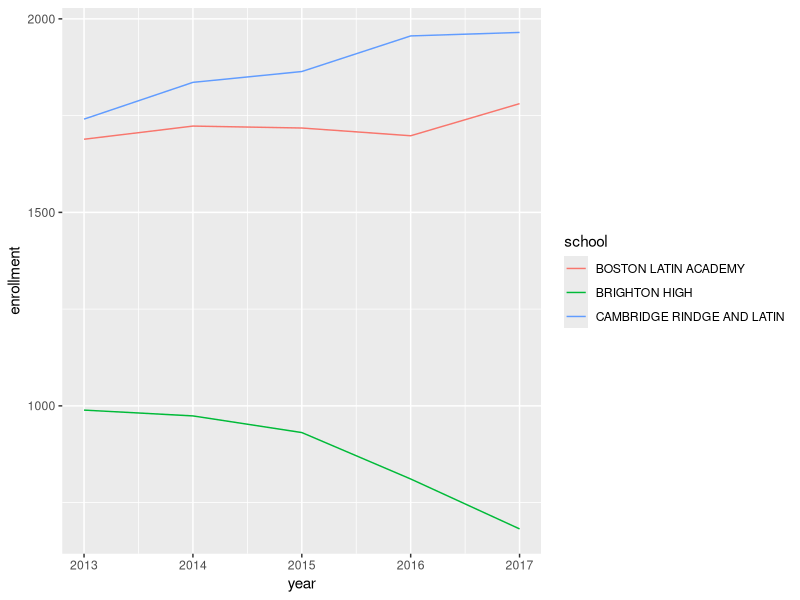
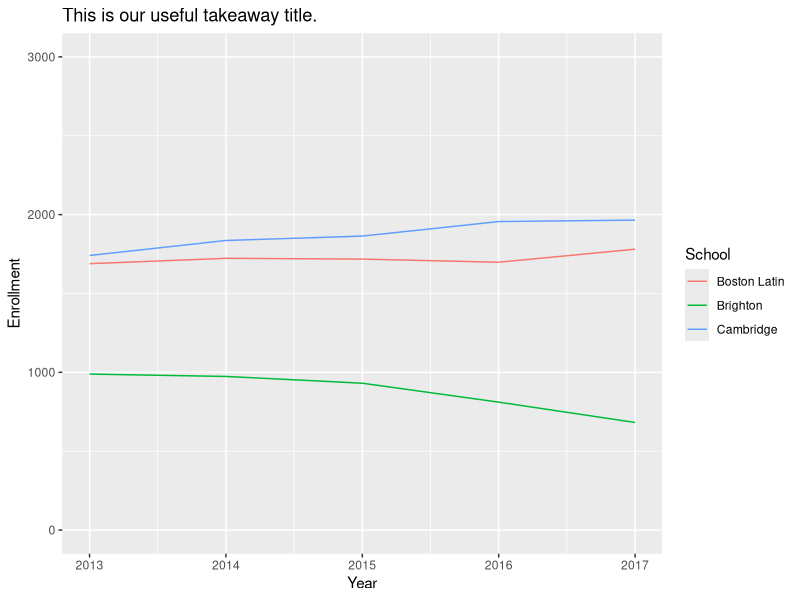
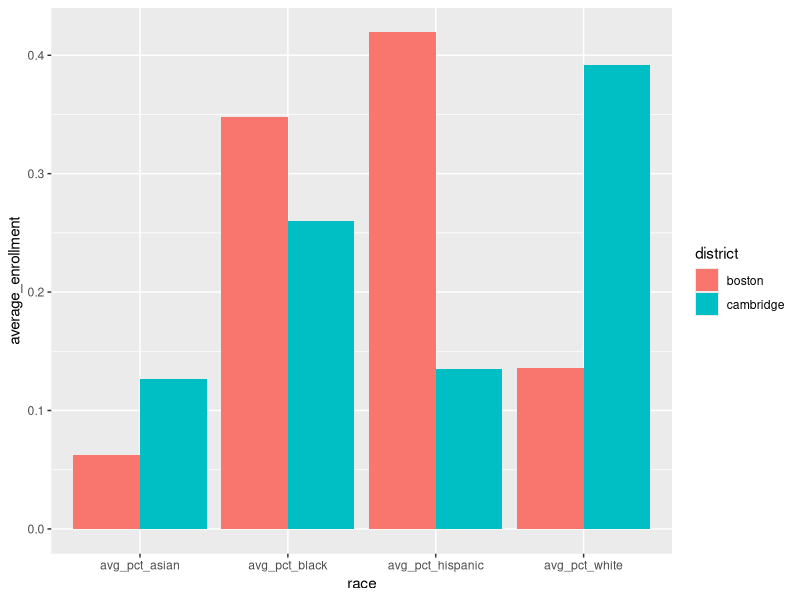
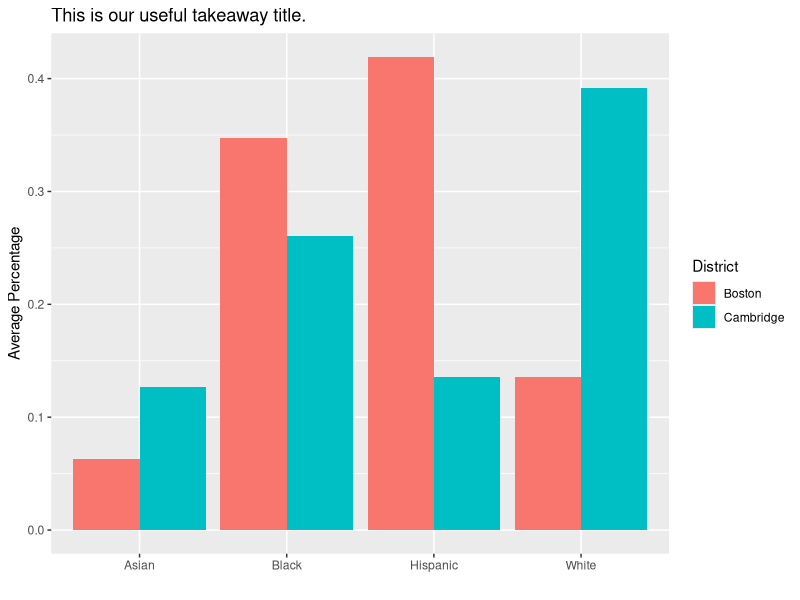
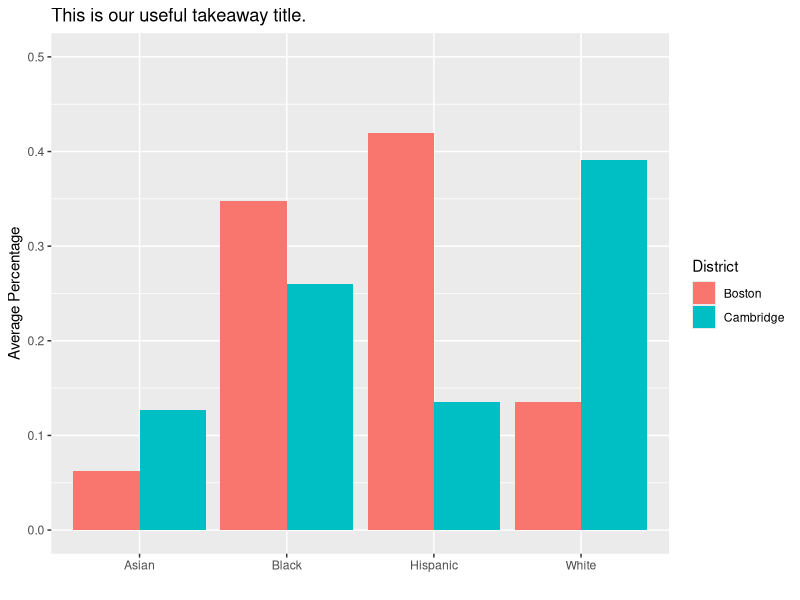
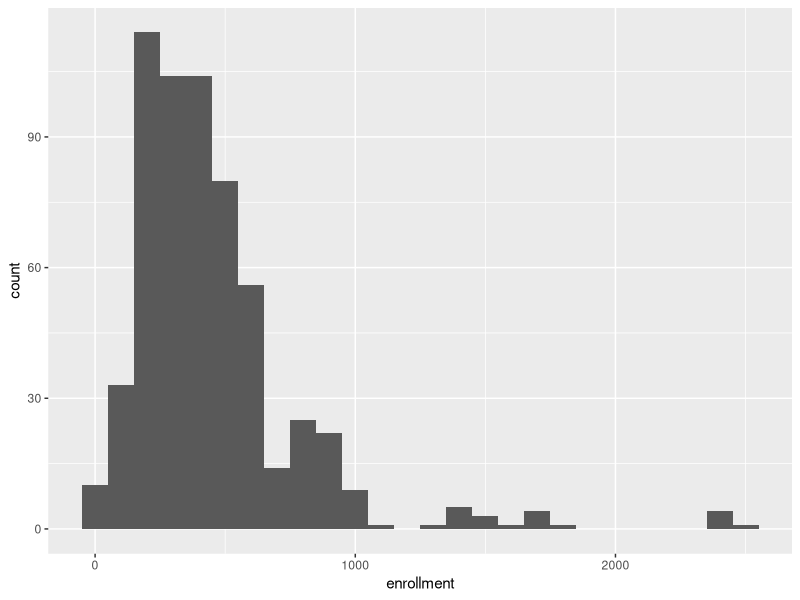
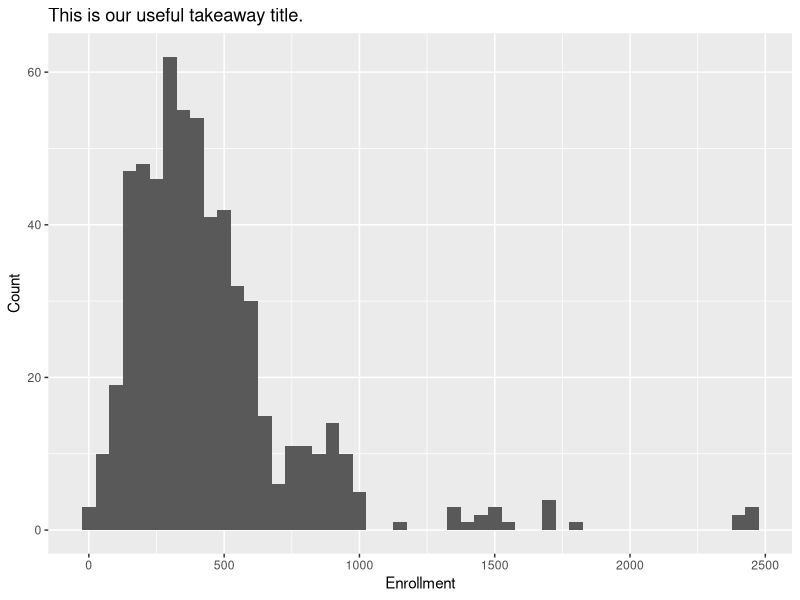
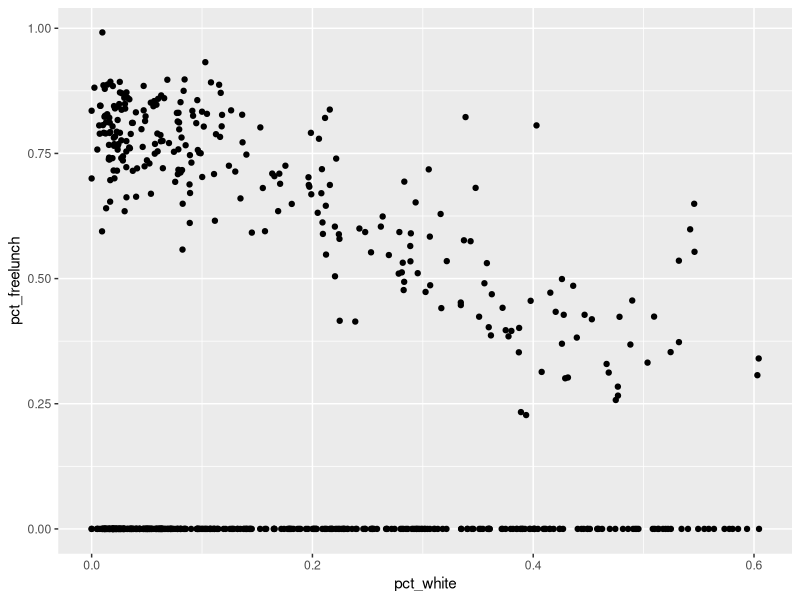

These charts were generated, in order, by the following R code:
## ---- chunk 1
library(tidyr)
## ---- chunk 2
rm(list=ls())
## ---- chunk 3
library(dplyr)
library(ggplot2)
## ---- chunk 4
dat <- read.csv("s057workshopdata.csv")
## ---- chunk 5
dat_line <- dat %>% 
  filter(school == 'CAMBRIDGE RINDGE AND LATIN' | 
           school == 'BOSTON LATIN ACADEMY' | 
           school == 'BRIGHTON HIGH') 
## ---- chunk 6
ggplot(dat_line, aes(x = year, y = enrollment, color = school)) +
  geom_line()
## ---- chunk 7
ggplot(dat_line, aes(x = year, y = enrollment, color = school)) +
  geom_line() +
  ylim(0, 3000) +
  scale_color_discrete(labels = c("Boston Latin", "Brighton", "Cambridge")) + # update legend
  ggtitle("This is our useful takeaway title.") +  # add a title
  labs(color = "School",   # update our legend label
       x = "Year",         # update our x-axis label
       y = "Enrollment")   # update our y-axis label
## ---- chunk 8
dat$hispanic <- as.numeric(dat$hispanic)
dat$black <- as.numeric(dat$black)
dat$asian <- as.numeric(dat$asian)
dat$white <- as.numeric(dat$white)
dat$enrollment <- as.numeric(dat$enrollment)
## ---- chunk 9
dat_bar <- dat %>%            
  group_by(district) %>%     
  summarize(avg_pct_black = mean(black / enrollment, na.rm = TRUE),
            avg_pct_hispanic = mean(hispanic / enrollment, na.rm = TRUE),
            avg_pct_asian = mean(asian / enrollment, na.rm = TRUE),
            avg_pct_white = mean(white / enrollment, na.rm = TRUE))
## ---- chunk 10

dat_bar <- dat_bar %>%
  pivot_longer(cols = starts_with("avg"), # Select columns starting with "avg"
               names_to = "race",  # New column name for racial categories
               values_to = "average_enrollment")  # New column name for avg enrollment

## ---- chunk 11
ggplot(dat_bar, aes(x = race, y = average_enrollment, fill = district)) +
  geom_bar(stat = "identity", position = "dodge")
## ---- chunk 12
ggplot(dat_bar, aes(x = race, y = average_enrollment, fill = district)) +
  geom_bar(stat = "identity", position = "dodge") +
  scale_fill_discrete(labels = c("Boston", "Cambridge")) + #update legend labels
  ggtitle("This is our useful takeaway title.") + # add a title
  labs(fill = "District", #update our legend and axis labels
       x = "",
       y = "Average Percentage")  +
    scale_x_discrete(labels = c("avg_pct_black" = "Black",     #change x-labels
                                "avg_pct_hispanic" = "Hispanic",
                                "avg_pct_asian" = "Asian",
                                "avg_pct_white" = "White")) 

## ---- chunk 13
ggplot(dat_bar, aes(x = race, y = average_enrollment, fill = district)) +
  geom_bar(stat = "identity", position = "dodge") +
  scale_fill_discrete(labels = c("Boston", "Cambridge")) + 
  ggtitle("This is our useful takeaway title.") + 
  labs(fill = "District", 
       x = "",
       y = "Average Percentage")  +
  scale_x_discrete(labels = c("avg_pct_black" = "Black",     
                              "avg_pct_hispanic" = "Hispanic",
                              "avg_pct_asian" = "Asian",
                              "avg_pct_white" = "White")) +
  ylim(0, 0.5) # set range for y
## ---- chunk 14
dat_hist <- dat %>% filter(district == 'boston')
## ---- chunk 15
ggplot(dat_hist, aes(x = enrollment)) +
  geom_histogram(binwidth = 100) 
## ---- chunk 16
ggplot(dat_hist, aes(x = enrollment)) +
  geom_histogram(binwidth = 50) +
  ggtitle("This is our useful takeaway title.") + # add a title
  labs(x = "Enrollment", # add axis labels
     y = "Count")
## ---- chunk 17
dat_scat <- dat #duplicate our dataset
## ---- chunk 18
dat_scat$pct_white <- dat_scat$white / dat_scat$enrollment
dat_scat$pct_freelunch <- dat_scat$freelunch / dat_scat$enrollment
## ---- chunk 19
ggplot(dat_scat, aes(x = pct_white, y = pct_freelunch)) +
  geom_point()
## ---- chunk 20
ggplot(dat_scat, aes(x = pct_white, y = pct_freelunch)) +
geom_point(color = "blue", size = 1) + # make our dots blue and small
  ggtitle("This is our useful takeaway title.") +  #add a title
  labs(x = "X-Axis Label",    #update the axes
       y = "Y-Axis Label")
